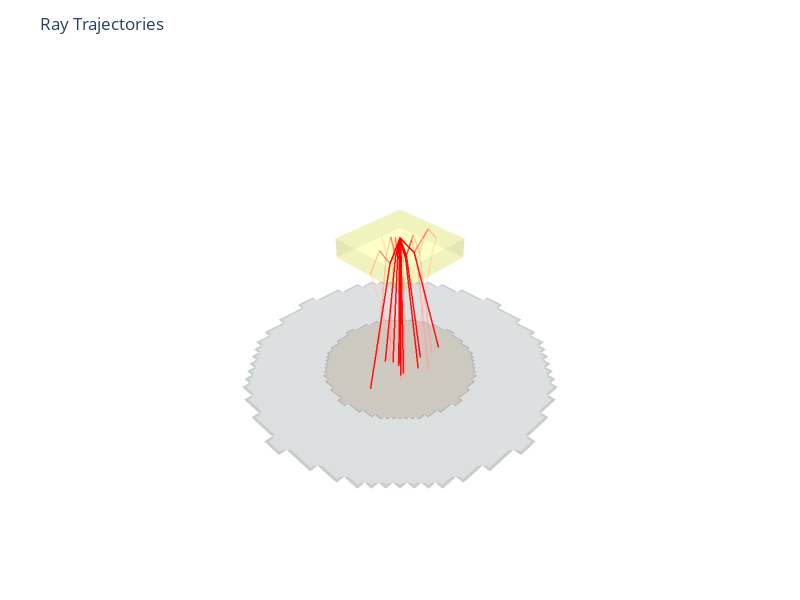

This figure's notebook cell:
### Markdown cell above
%%html
<script src=“https://unpkg.com/virtual-webgl@1.0.6/src/virtual-webgl.js”></script>

### Code cell
layout = PlotlyJS.Layout(
title="Ray Trajectories",
width=800,   # Set width in pixels
height=600,  # Set height in pixels
scene=attr(
    xaxis=attr(visible=false, showgrid=false, zeroline=false),
    yaxis=attr(visible=false, showgrid=false, zeroline=false),
    zaxis=attr(visible=false, showgrid=false, zeroline=false),
    bgcolor="rgba(255,255,255,1)", 
    aspectmode="data"
),
paper_bgcolor="rgba(255,255,255,1)", 
showlegend=false
)

# Display the plot
fig = PlotlyJS.plot(vcat(traces_objects, traces_trajectories), layout);
PlotlyJS.display(fig)

### Figure 1 — Plotly figure (JSON) as saved in the notebook; plotly's stock layout.template omitted (floating-point values rounded to 4 significant figures; data arrays with more than 128 entries replaced by an {"elided": "..."} marker saying what was removed)
{"data": [{"colorscale": [[0, "rgba(241, 248, 108, 0.3)"], [1, "rgba(241, 248, 108, 0.3)"]], "opacity": 0.8, "shading": "smooth", "showscale": false, "surfacecolor": {"elided": "50x50 null values"}, "type": "surface", "x": {"elided": "50x50 null values"}, "y": {"elided": "50x50 null values"}, "z": {"elided": "50x50 null values"}}, {"colorscale": [[0, "rgba(241, 248, 108, 0.3)"], [1, "rgba(241, 248, 108, 0.3)"]], "opacity": 0.8, "shading": "smooth", "showscale": false, "surfacecolor": {"elided": "50x50 int values"}, "type": "surface", "x": {"elided": "50x50 float values"}, "y": {"elided": "50x50 float values"}, "z": {"elided": "50x50 float values"}}, {"colorscale": [[0, "rgba(241, 248, 108, 0.3)"], [1, "rgba(241, 248, 108, 0.3)"]], "opacity": 0.8, "shading": "smooth", "showscale": false, "surfacecolor": {"elided": "50x50 int values"}, "type": "surface", "x": {"elided": "50x50 float values"}, "y": {"elided": "50x50 float values"}, "z": {"elided": "50x50 float values"}}, {"colorscale": [[0, "rgba(241, 248, 108, 0.3)"], [1, "rgba(241, 248, 108, 0.3)"]], "opacity": 0.8, "shading": "smooth", "showscale": false, "surfacecolor": {"elided": "50x50 int values"}, "type": "surface", "x": {"elided": "50x50 int values"}, "y": {"elided": "50x50 float values"}, "z": {"elided": "50x50 float values"}}, {"colorscale": [[0, "rgba(241, 248, 108, 0.3)"], [1, "rgba(241, 248, 108, 0.3)"]], "opacity": 0.8, "shading": "smooth", "showscale": false, "surfacecolor": {"elided": "50x50 int values"}, "type": "surface", "x": {"elided": "50x50 int values"}, "y": {"elided": "50x50 float values"}, "z": {"elided": "50x50 float values"}}, {"colorscale": [[0, "rgba(241, 248, 108, 0.3)"], [1, "rgba(241, 248, 108, 0.3)"]], "opacity": 0.8, "shading": "smooth", "showscale": false, "surfacecolor": {"elided": "50x50 int values"}, "type": "surface", "x": {"elided": "50x50 float values"}, "y": {"elided": "50x50 int values"}, "z": {"elided": "50x50 float values"}}, {"colorscale": [[0, "rgba(241, 248, 108, 0.3)"], [1, "rgba(241, 248, 108, 0.3)"]], "opacity": 0.8, "shading": "smooth", "showscale": false, "surfacecolor": {"elided": "50x50 int values"}, "type": "surface", "x": {"elided": "50x50 float values"}, "y": {"elided": "50x50 int values"}, "z": {"elided": "50x50 float values"}}, {"colorscale": [[0, "rgba(200, 180, 160, 0.8)"], [1, "rgba(200, 180, 160, 0.8)"]], "opacity": 0.8, "shading": "smooth", "showscale": false, "surfacecolor": {"elided": "50x50 int values"}, "type": "surface", "x": {"elided": "50x50 float values"}, "y": {"elided": "50x50 float values"}, "z": {"elided": "50x50 int values"}}, {"colorscale": [[0, "rgba(150, 160, 160, 0.5)"], [1, "rgba(150, 160, 160, 0.5)"]], "opacity": 0.8, "shading": "smooth", "showscale": false, "surfacecolor": {"elided": "50x50 int values"}, "type": "surface", "x": {"elided": "50x50 float values"}, "y": {"elided": "50x50 float values"}, "z": {"elided": "50x50 int values"}}, {"line": {"color": "rgba(255, 0, 0, 0.999999032424733)", "width": 3}, "mode": "lines", "showlegend": false, "type": "scatter3d", "x": [0, -2.872], "y": [0, 5.78], "z": [0, -2.019]}, {"line": {"color": "rgba(255, 0, 0, 0.999999032424733)", "width": 3}, "mode": "lines", "showlegend": false, "type": "scatter3d", "x": [-2.872, 46.73], "y": [5.78, -94.04], "z": [-2.019, -499.5]}, {"line": {"color": "rgba(255, 0, 0, 0.9141432535964172)", "width": 3}, "mode": "lines", "showlegend": false, "type": "scatter3d", "x": [46.73, 177.0], "y": [-94.04, -356.2], "z": [-499.5, -3700]}, {"line": {"color": "rgba(255, 0, 0, 0.43088661379011883)", "width": 3}, "mode": "lines", "showlegend": false, "type": "scatter3d", "x": [46.73, 95.58], "y": [-94.04, -192.4], "z": [-499.5, -9.5]}, {"line": {"color": "rgba(255, 0, 0, 0.19651708918305494)", "width": 3}, "mode": "lines", "showlegend": false, "type": "scatter3d", "x": [95.58, 144.4], "y": [-192.4, -290.7], "z": [-9.5, -499.5]}, {"line": {"color": "rgba(255, 0, 0, 0.1819566094066096)", "width": 3}, "mode": "lines", "showlegend": false, "type": "scatter3d", "x": [144.4, 274.7], "y": [-290.7, -552.9], "z": [-499.5, -3700]}, {"line": {"color": "rgba(255, 0, 0, 0.1)", "width": 3}, "mode": "lines", "showlegend": false, "type": "scatter3d", "x": [144.4, 193.3], "y": [-290.7, -389.0], "z": [-499.5, -9.5]}, {"line": {"color": "rgba(255, 0, 0, 0.9999990323096889)", "width": 3}, "mode": "lines", "showlegend": false, "type": "scatter3d", "x": [0, 5.717], "y": [0, -1.684], "z": [0, -1.162]}, {"line": {"color": "rgba(255, 0, 0, 0.9999990323096889)", "width": 3}, "mode": "lines", "showlegend": false, "type": "scatter3d", "x": [5.717, -158.5], "y": [-1.684, 46.7], "z": [-1.162, -499.5]}, {"line": {"color": "rgba(255, 0, 0, 0.9140380152476852)", "width": 3}, "mode": "lines", "showlegend": false, "type": "scatter3d", "x": [-158.5, -578.1], "y": [46.7, 170.3], "z": [-499.5, -3700]}, {"line": {"color": "rgba(255, 0, 0, 0.4310291624719461)", "width": 3}, "mode": "lines", "showlegend": false, "type": "scatter3d", "x": [-158.5, -320.1], "y": [46.7, 94.28], "z": [-499.5, -9.5]}, {"line": {"color": "rgba(255, 0, 0, 0.19659474172950214)", "width": 3}, "mode": "lines", "showlegend": false, "type": "scatter3d", "x": [-320.1, -481.6], "y": [94.28, 141.9], "z": [-9.5, -499.5]}, {"line": {"color": "rgba(255, 0, 0, 0.18200103003739176)", "width": 3}, "mode": "lines", "showlegend": false, "type": "scatter3d", "x": [-481.6, -901.2], "y": [141.9, 265.5], "z": [-499.5, -3700]}, {"line": {"color": "rgba(255, 0, 0, 0.1)", "width": 3}, "mode": "lines", "showlegend": false, "type": "scatter3d", "x": [-481.6, -643.1], "y": [141.9, 189.4], "z": [-499.5, -9.5]}, {"line": {"color": "rgba(255, 0, 0, 0.9999990324505093)", "width": 3}, "mode": "lines", "showlegend": false, "type": "scatter3d", "x": [0, 0.2387], "y": [0, -0.6472], "z": [0, 0.5]}, {"line": {"color": "rgba(255, 0, 0, 0.9999990324505093)", "width": 3}, "mode": "lines", "showlegend": false, "type": "scatter3d", "x": [0.2387, 2.804], "y": [-0.6472, -7.601], "z": [0.5, -4.873]}, {"line": {"color": "rgba(255, 0, 0, 0.9999990324505093)", "width": 3}, "mode": "lines", "showlegend": false, "type": "scatter3d", "x": [2.804, 20.61], "y": [-7.601, -55.86], "z": [-4.873, -499.5]}, {"line": {"color": "rgba(255, 0, 0, 0.9141668383075998)", "width": 3}, "mode": "lines", "showlegend": false, "type": "scatter3d", "x": [20.61, 68.39], "y": [-55.86, -185.4], "z": [-499.5, -3700]}, {"line": {"color": "rgba(255, 0, 0, 0.4308546445369894)", "width": 3}, "mode": "lines", "showlegend": false, "type": "scatter3d", "x": [20.61, 38.24], "y": [-55.86, -103.7], "z": [-499.5, -9.5]}, {"line": {"color": "rgba(255, 0, 0, 0.19649967816514036)", "width": 3}, "mode": "lines", "showlegend": false, "type": "scatter3d", "x": [38.24, 55.88], "y": [-103.7, -151.5], "z": [-9.5, -499.5]}, {"line": {"color": "rgba(255, 0, 0, 0.18194664155985427)", "width": 3}, "mode": "lines", "showlegend": false, "type": "scatter3d", "x": [55.88, 103.7], "y": [-151.5, -281.0], "z": [-499.5, -3700]}, {"line": {"color": "rgba(255, 0, 0, 0.1)", "width": 3}, "mode": "lines", "showlegend": false, "type": "scatter3d", "x": [55.88, 73.51], "y": [-151.5, -199.3], "z": [-499.5, -9.5]}, {"line": {"color": "rgba(255, 0, 0, 0.9999990334564508)", "width": 3}, "mode": "lines", "showlegend": false, "type": "scatter3d", "x": [0, -0.3815], "y": [0, 0.07264], "z": [0, 0.5]}, {"line": {"color": "rgba(255, 0, 0, 0.9999990334564508)", "width": 3}, "mode": "lines", "showlegend": false, "type": "scatter3d", "x": [-0.3815, -381.9], "y": [0.07264, 72.71], "z": [0.5, -499.5]}, {"line": {"color": "rgba(255, 0, 0, 0.912039961458171)", "width": 3}, "mode": "lines", "showlegend": false, "type": "scatter3d", "x": [-381.9, -1213.0], "y": [72.71, 231.0], "z": [-499.5, -3700]}, {"line": {"color": "rgba(255, 0, 0, 0.43631494977979013)", "width": 3}, "mode": "lines", "showlegend": false, "type": "scatter3d", "x": [-381.9, -755.8], "y": [72.71, 143.9], "z": [-499.5, -9.5]}, {"line": {"color": "rgba(255, 0, 0, 0.20136902433202294)", "width": 3}, "mode": "lines", "showlegend": false, "type": "scatter3d", "x": [-755.8, -1000], "y": [143.9, 190.4], "z": [-9.5, -329.6]}, {"line": {"color": "rgba(255, 0, 0, 0.10666207291149843)", "width": 3}, "mode": "lines", "showlegend": false, "type": "scatter3d", "x": [-1000, -870.4], "y": [190.4, 215.1], "z": [-329.6, -499.5]}, {"line": {"color": "rgba(255, 0, 0, 0.1)", "width": 3}, "mode": "lines", "showlegend": false, "type": "scatter3d", "x": [-870.4, -39.19], "y": [215.1, 373.3], "z": [-499.5, -3700]}, {"line": {"color": "rgba(255, 0, 0, 0.9999990324290535)", "width": 3}, "mode": "lines", "showlegend": false, "type": "scatter3d", "x": [0, 0.3678], "y": [0, 0.4135], "z": [0, 0.5]}, {"line": {"color": "rgba(255, 0, 0, 0.9999990324290535)", "width": 3}, "mode": "lines", "showlegend": false, "type": "scatter3d", "x": [0.3678, 6.546], "y": [0.4135, 7.358], "z": [0.5, -7.898]}, {"line": {"color": "rgba(255, 0, 0, 0.9999990324290535)", "width": 3}, "mode": "lines", "showlegend": false, "type": "scatter3d", "x": [6.546, 76.58], "y": [7.358, 86.08], "z": [-7.898, -499.5]}, {"line": {"color": "rgba(255, 0, 0, 0.9141472066163896)", "width": 3}, "mode": "lines", "showlegend": false, "type": "scatter3d", "x": [76.58, 263.1], "y": [86.08, 295.7], "z": [-499.5, -3700]}, {"line": {"color": "rgba(255, 0, 0, 0.4308812560300822)", "width": 3}, "mode": "lines", "showlegend": false, "type": "scatter3d", "x": [76.58, 146.4], "y": [86.08, 164.6], "z": [-499.5, -9.5]}, {"line": {"color": "rgba(255, 0, 0, 0.19651417114933503)", "width": 3}, "mode": "lines", "showlegend": false, "type": "scatter3d", "x": [146.4, 216.2], "y": [164.6, 243.0], "z": [-9.5, -499.5]}, {"line": {"color": "rgba(255, 0, 0, 0.18195493902976473)", "width": 3}, "mode": "lines", "showlegend": false, "type": "scatter3d", "x": [216.2, 402.7], "y": [243.0, 452.6], "z": [-499.5, -3700]}, {"line": {"color": "rgba(255, 0, 0, 0.1)", "width": 3}, "mode": "lines", "showlegend": false, "type": "scatter3d", "x": [216.2, 286.0], "y": [243.0, 321.5], "z": [-499.5, -9.5]}, {"line": {"color": "rgba(255, 0, 0, 0.999999032451799)", "width": 3}, "mode": "lines", "showlegend": false, "type": "scatter3d", "x": [0, 0.7495], "y": [0, 0.5422], "z": [0, 0.5]}, {"line": {"color": "rgba(255, 0, 0, 0.999999032451799)", "width": 3}, "mode": "lines", "showlegend": false, "type": "scatter3d", "x": [0.7495, 5.549], "y": [0.5422, 4.014], "z": [0.5, -2.702]}, {"line": {"color": "rgba(255, 0, 0, 0.999999032451799)", "width": 3}, "mode": "lines", "showlegend": false, "type": "scatter3d", "x": [5.549, -5.757], "y": [4.014, -4.165], "z": [-2.702, -499.5]}, {"line": {"color": "rgba(255, 0, 0, 0.9141680184423273)", "width": 3}, "mode": "lines", "showlegend": false, "type": "scatter3d", "x": [-5.757, -36.1], "y": [-4.165, -26.11], "z": [-499.5, -3700]}, {"line": {"color": "rgba(255, 0, 0, 0.43085304463395)", "width": 3}, "mode": "lines", "showlegend": false, "type": "scatter3d", "x": [-5.757, -16.91], "y": [-4.165, -12.23], "z": [-499.5, -9.5]}, {"line": {"color": "rgba(255, 0, 0, 0.1964988068687012)", "width": 3}, "mode": "lines", "showlegend": false, "type": "scatter3d", "x": [-16.91, -28.06], "y": [-12.23, -20.3], "z": [-9.5, -499.5]}, {"line": {"color": "rgba(255, 0, 0, 0.18194614266386172)", "width": 3}, "mode": "lines", "showlegend": false, "type": "scatter3d", "x": [-28.06, -58.4], "y": [-20.3, -42.24], "z": [-499.5, -3700]}, {"line": {"color": "rgba(255, 0, 0, 0.1)", "width": 3}, "mode": "lines", "showlegend": false, "type": "scatter3d", "x": [-28.06, -39.21], "y": [-20.3, -28.36], "z": [-499.5, -9.5]}, {"line": {"color": "rgba(255, 0, 0, 0.9999990324402461)", "width": 3}, "mode": "lines", "showlegend": false, "type": "scatter3d", "x": [0, 5.152], "y": [0, 8.963], "z": [0, -8.746]}, {"line": {"color": "rgba(255, 0, 0, 0.9999990324402461)", "width": 3}, "mode": "lines", "showlegend": false, "type": "scatter3d", "x": [5.152, 49.29], "y": [8.963, 85.75], "z": [-8.746, -499.5]}, {"line": {"color": "rgba(255, 0, 0, 0.9141574474434133)", "width": 3}, "mode": "lines", "showlegend": false, "type": "scatter3d", "x": [49.29, 167.7], "y": [85.75, 291.7], "z": [-499.5, -3700]}, {"line": {"color": "rgba(255, 0, 0, 0.4308673749343086)", "width": 3}, "mode": "lines", "showlegend": false, "type": "scatter3d", "x": [49.29, 93.36], "y": [85.75, 162.4], "z": [-499.5, -9.5]}, {"line": {"color": "rgba(255, 0, 0, 0.19650661118611687)", "width": 3}, "mode": "lines", "showlegend": false, "type": "scatter3d", "x": [93.36, 137.4], "y": [162.4, 239.1], "z": [-9.5, -499.5]}, {"line": {"color": "rgba(255, 0, 0, 0.18195061108028387)", "width": 3}, "mode": "lines", "showlegend": false, "type": "scatter3d", "x": [137.4, 255.8], "y": [239.1, 445.0], "z": [-499.5, -3700]}, {"line": {"color": "rgba(255, 0, 0, 0.1)", "width": 3}, "mode": "lines", "showlegend": false, "type": "scatter3d", "x": [137.4, 181.5], "y": [239.1, 315.8], "z": [-499.5, -9.5]}, {"line": {"color": "rgba(255, 0, 0, 0.9999990323933394)", "width": 3}, "mode": "lines", "showlegend": false, "type": "scatter3d", "x": [0, 0.8761], "y": [0, -1.687], "z": [0, 0.5]}, {"line": {"color": "rgba(255, 0, 0, 0.9999990323933394)", "width": 3}, "mode": "lines", "showlegend": false, "type": "scatter3d", "x": [0.8761, 2.56], "y": [-1.687, -4.93], "z": [0.5, -0.4609]}, {"line": {"color": "rgba(255, 0, 0, 0.9999990323933394)", "width": 3}, "mode": "lines", "showlegend": false, "type": "scatter3d", "x": [2.56, -60.21], "y": [-4.93, 115.9], "z": [-0.4609, -499.5]}, {"line": {"color": "rgba(255, 0, 0, 0.9141145317978644)", "width": 3}, "mode": "lines", "showlegend": false, "type": "scatter3d", "x": [-60.21, -223.0], "y": [115.9, 429.4], "z": [-499.5, -3700]}, {"line": {"color": "rgba(255, 0, 0, 0.43092553501871345)", "width": 3}, "mode": "lines", "showlegend": false, "type": "scatter3d", "x": [-60.21, -121.8], "y": [115.9, 234.6], "z": [-499.5, -9.5]}, {"line": {"color": "rgba(255, 0, 0, 0.1965382883683512)", "width": 3}, "mode": "lines", "showlegend": false, "type": "scatter3d", "x": [-121.8, -183.5], "y": [234.6, 353.3], "z": [-9.5, -499.5]}, {"line": {"color": "rgba(255, 0, 0, 0.18196874203890817)", "width": 3}, "mode": "lines", "showlegend": false, "type": "scatter3d", "x": [-183.5, -346.2], "y": [353.3, 666.8], "z": [-499.5, -3700]}, {"line": {"color": "rgba(255, 0, 0, 0.1)", "width": 3}, "mode": "lines", "showlegend": false, "type": "scatter3d", "x": [-183.5, -245.1], "y": [353.3, 472.0], "z": [-499.5, -9.5]}, {"line": {"color": "rgba(255, 0, 0, 0.9999990324518039)", "width": 3}, "mode": "lines", "showlegend": false, "type": "scatter3d", "x": [0, 8.084], "y": [0, 0.872], "z": [0, -4.923]}, {"line": {"color": "rgba(255, 0, 0, 0.9999990324518039)", "width": 3}, "mode": "lines", "showlegend": false, "type": "scatter3d", "x": [8.084, 18.32], "y": [0.872, 1.976], "z": [-4.923, -499.5]}, {"line": {"color": "rgba(255, 0, 0, 0.9141680228878732)", "width": 3}, "mode": "lines", "showlegend": false, "type": "scatter3d", "x": [18.32, 45.92], "y": [1.976, 4.954], "z": [-499.5, -3700]}, {"line": {"color": "rgba(255, 0, 0, 0.43085303860710444)", "width": 3}, "mode": "lines", "showlegend": false, "type": "scatter3d", "x": [18.32, 28.47], "y": [1.976, 3.071], "z": [-499.5, -9.5]}, {"line": {"color": "rgba(255, 0, 0, 0.1964988035865286)", "width": 3}, "mode": "lines", "showlegend": false, "type": "scatter3d", "x": [28.47, 38.61], "y": [3.071, 4.165], "z": [-9.5, -499.5]}, {"line": {"color": "rgba(255, 0, 0, 0.18194614078450733)", "width": 3}, "mode": "lines", "showlegend": false, "type": "scatter3d", "x": [38.61, 66.21], "y": [4.165, 7.142], "z": [-499.5, -3700]}, {"line": {"color": "rgba(255, 0, 0, 0.1)", "width": 3}, "mode": "lines", "showlegend": false, "type": "scatter3d", "x": [38.61, 48.75], "y": [4.165, 5.259], "z": [-499.5, -9.5]}, {"line": {"color": "rgba(255, 0, 0, 0.9999990329723919)", "width": 3}, "mode": "lines", "showlegend": false, "type": "scatter3d", "x": [0, 0.3477], "y": [0, 0.03668], "z": [0, 0.5]}, {"line": {"color": "rgba(255, 0, 0, 0.9999990329723919)", "width": 3}, "mode": "lines", "showlegend": false, "type": "scatter3d", "x": [0.3477, 348.0], "y": [0.03668, 36.72], "z": [0.5, -499.5]}, {"line": {"color": "rgba(255, 0, 0, 0.9126542556096132)", "width": 3}, "mode": "lines", "showlegend": false, "type": "scatter3d", "x": [348.0, 1131.0], "y": [36.72, 119.3], "z": [-499.5, -3700]}, {"line": {"color": "rgba(255, 0, 0, 0.43459377505031604)", "width": 3}, "mode": "lines", "showlegend": false, "type": "scatter3d", "x": [348.0, 688.7], "y": [36.72, 72.66], "z": [-499.5, -9.5]}, {"line": {"color": "rgba(255, 0, 0, 0.19977174249149804)", "width": 3}, "mode": "lines", "showlegend": false, "type": "scatter3d", "x": [688.7, 1000], "y": [72.66, 105.5], "z": [-9.5, -457.2]}, {"line": {"color": "rgba(255, 0, 0, 0.10665534868161139)", "width": 3}, "mode": "lines", "showlegend": false, "type": "scatter3d", "x": [1000, 970.6], "y": [105.5, 108.6], "z": [-457.2, -499.5]}, {"line": {"color": "rgba(255, 0, 0, 0.1)", "width": 3}, "mode": "lines", "showlegend": false, "type": "scatter3d", "x": [970.6, 188.1], "y": [108.6, 191.2], "z": [-499.5, -3700]}], "layout": {"height": 600, "margin": {"b": 50, "l": 50, "r": 50, "t": 60}, "paper_bgcolor": "rgba(255,255,255,1)", "scene": {"aspectmode": "data", "bgcolor": "rgba(255,255,255,1)", "xaxis": {"showgrid": false, "visible": false, "zeroline": false}, "yaxis": {"showgrid": false, "visible": false, "zeroline": false}, "zaxis": {"showgrid": false, "visible": false, "zeroline": false}}, "showlegend": false, "title": "Ray Trajectories", "width": 800}}
